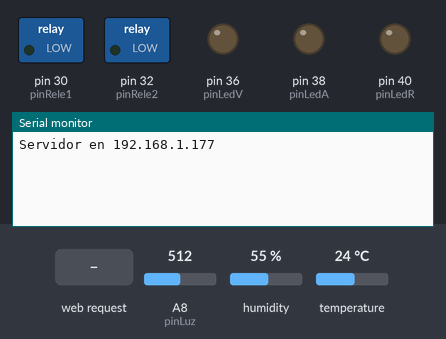
Recording of a sketch running on a simulated Arduino Mega 2560, built with avr-gcc and run on an emulated ATmega2560. Shown: switched loads named in the sketch (green lamp = pin HIGH), output pins drawn as LEDs (lit = HIGH), the last lines printed to the serial monitor. Inputs (shaded band) come from the test bench; at power-on: A8 (pinLuz) = 512, humidity 55 %, temperature 24 °C. WiFi joins after 1.5 s; servers stay silent unless stated.

Above: at 1.3 s.
1.4 s: HTTP request GET /reles received
At 2.2 s:
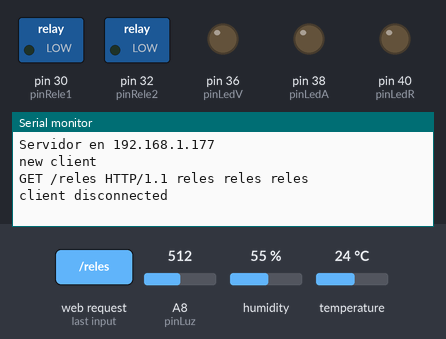
3.0 s: HTTP request GET /sensores received
At 3.5 s:
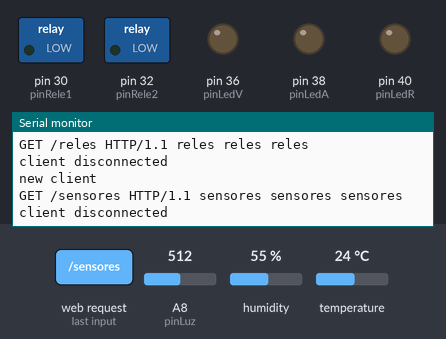
4.5 s: HTTP request GET /lum received
At 5.3 s:
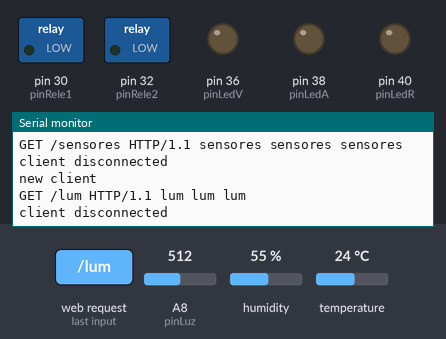

The sketch:

test.ino
```cpp
#include <SPI.h>
#include <Ethernet.h>
#include <dht.h>

dht DHT;

#define DHT22_PIN 34
#define pinLedV 36
#define pinLedR 40
#define pinLedA 38
#define pinRele1 30
#define pinRele2 32
#define pinLuz A8

struct
{
uint32_t total;
uint32_t ok;
uint32_t crc_error;
uint32_t time_out;
uint32_t connect;
uint32_t ack_l;
uint32_t ack_h;
uint32_t unknown;
} stat = { 0,0,0,0,0,0,0,0};

byte mac[] = {
  0xDE, 0xAD, 0xBE, 0xEF, 0xFE, 0xED
};
IPAddress ip(192, 168, 1, 177);

EthernetServer server(80);

boolean error = false;

float temperaturaActual = 0.0;
float temperaturaMax = 0.0;
float temperaturaMin = 100.0;

float humedadActual = 0.0;
float humedadMax = 0.0;
float humedadMin = 100.0;

int luminosidad = 0;

boolean currentLineIsBlank = true;
boolean peticion = true;
String peticionGet = "";

void setup() {
  // Open serial communications and wait for port to open:
  Serial.begin(9600);

  Ethernet.begin(mac, ip);
  server.begin();

  Serial.print("Servidor en ");
  Serial.println(Ethernet.localIP());

  pinMode(pinLedA, OUTPUT);
  pinMode(pinLedR, OUTPUT);
  pinMode(pinLedV, OUTPUT);
  digitalWrite(pinLedA, LOW);
  digitalWrite(pinLedR, LOW);
  digitalWrite(pinLedV, LOW);

  pinMode(pinRele1, OUTPUT);
  pinMode(pinRele2, OUTPUT);
  digitalWrite(pinRele1, LOW);
  digitalWrite(pinRele2, LOW);
}

String splitPath(String mensaje, boolean sensores) {
  String msg = mensaje;
  int inicio = msg.indexOf(' ');
  if (inicio != -1) {
    msg = msg.substring(inicio+1);
    inicio = msg.indexOf(' ');
    msg = msg.substring(1, inicio);
  } else if (!sensores) {
    inicio = msg.indexOf('/');
    msg = msg.substring(0 ,inicio);
  } else if (sensores) {
    inicio = msg.indexOf('/');
    msg = msg.substring(inicio+1, msg.length());
    inicio = msg.indexOf('/');
    if (inicio == -1) {
      msg = msg.substring(0 ,inicio);
    }
  }
  return msg;
}

void obtenerDatoLuminosidad() {
  luminosidad = analogRead(pinLuz);
}

void obtenerDatosTempHum() {
  int chk = DHT.read22((DHT22_PIN));
  switch (chk) {
    case DHTLIB_OK:
      humedadActual = DHT.humidity;
      if (humedadActual < humedadMin) {
        humedadMin = humedadActual;
      } else if (humedadActual > humedadMax) {
        humedadMax = humedadActual;
      }

      temperaturaActual = DHT.temperature;
      if (temperaturaActual < temperaturaMin) {
        temperaturaMin = temperaturaActual;
      } else if (temperaturaActual > temperaturaMax) {
        temperaturaMax = temperaturaActual;
      }

      break;
    case DHTLIB_ERROR_CHECKSUM:
    case DHTLIB_ERROR_TIMEOUT:
    case DHTLIB_ERROR_CONNECT:
    case DHTLIB_ERROR_ACK_L:
    case DHTLIB_ERROR_ACK_H:
    default:
      error = true;
      Serial.print("Error en el sistema");
      break;
   }
   delay(500);
}

void loop() {
  // listen for incoming clients

  obtenerDatoLuminosidad();
  obtenerDatosTempHum();

  EthernetClient client = server.available();
  if (client) {
    Serial.println("new client");
    // an http request ends with a blank line
    boolean currentLineIsBlank = true;
    peticion = true;
    peticionGet = "";
    while (client.connected()) {
      if (client.available()) {
        char c = client.read();

        if (c != '\n' && peticion) {
          peticionGet += c;
        } else if (c == '\n' && peticion) {
          peticion = false;
        }
        // if you've gotten to the end of the line (received a newline
        // character) and the line is blank, the http request has ended,
        // so you can send a reply
        if (c == '\n' && currentLineIsBlank) {
          // send a standard http response header

          String ruta = splitPath(peticionGet, false);
          String accion = splitPath(ruta, false);
          String sensor = splitPath(ruta, true);

          Serial.println(peticionGet + " " + ruta + " " + accion + " " + sensor);

          client.println("HTTP/1.1 200 OK");
          client.println("Content-Type: text/plain");
          client.println("Connection: close");  // the connection will be closed after completion of the response
          client.println("Refresh: 5");  // refresh the page automatically every 5 sec
          client.println();
          if (accion.equals("reles")) {
            client.println("Accion reles");
          } else if (accion.equals("sensores")) {
            if (sensor.equals("lum")) {
                  client.print("{'luminosidad':");
                  client.print(luminosidad);
                  client.println("}");
            } else if (sensor.equals("temp1")) {
                  client.print("{'sensorTemp1':{");
                  client.print("'tempActual':");
                  client.print(temperaturaActual);
                  client.print(",");
                  client.print("'tempMax':");
                  client.print(temperaturaMax);
                  client.print(",");
                  client.print("'tempMin':");
                  client.print(temperaturaMin);
                  client.println("}}");
            } else if (sensor.equals("hum1")) {
                  client.print("{'sensorHum1':{");
                  client.print("'humActual':");
                  client.print(humedadActual);
                  client.print(",");
                  client.print("'humMax':");
                  client.print(humedadMax);
                  client.print(",");
                  client.print("'humMin':");
                  client.print(humedadMin);
                  client.println("}}");
            }
          }
          break;
        }
        if (c == '\n') {
          // you're starting a new line
          currentLineIsBlank = true;
        }
        else if (c != '\r') {
          // you've gotten a character on the current line
          currentLineIsBlank = false;
        }
      }
    }
    // give the web browser time to receive the data
    delay(1);
    // close the connection:
    client.stop();
    Serial.println("client disconnected");
  }
}
```

Measured:
- after the input at 1.4 s, the serial monitor: prints a new line after 0.12 s (image 1)
- after the input at 3.0 s, the serial monitor: prints a new line after 0.06 s (image 2)
- after the input at 4.5 s, the serial monitor: prints a new line after 0.09 s (image 3)
